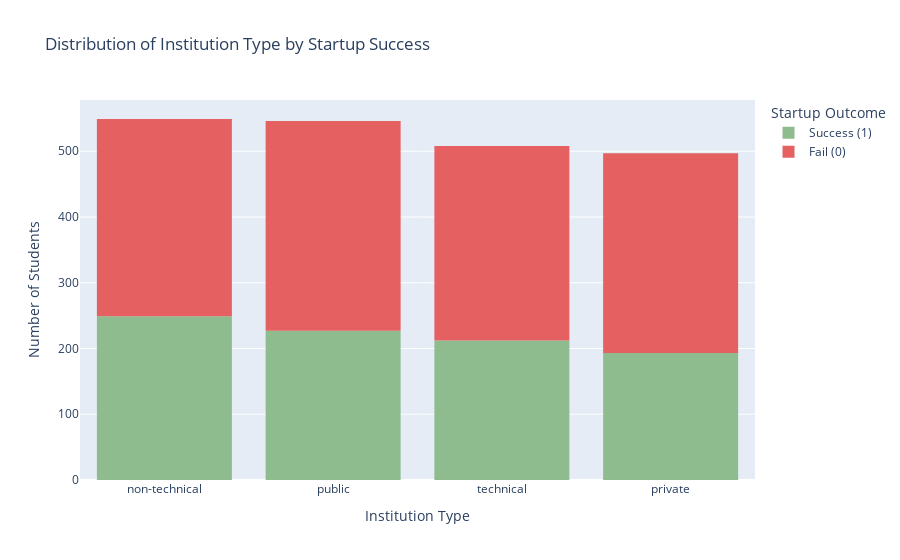

The code cell stored with this chart in its notebook:
### Markdown cell above
> **Summary:**  
About **42%** of student startups succeeded, while **58%** failed.  
This indicates a slightly higher proportion of unsuccessful ventures but still a fairly balanced distribution, suitable for building reliable classification models.

### Code cell
# Histogram showing the distribution of startup success across institution types
institute_type_success = pd.crosstab(df['institution_type'], df['success_label'], margins=True)
print(institute_type_success)

sorted_institution_types = df['institution_type'].value_counts().index

fig1 = px.histogram( df, x='institution_type', color='success_label',
                    title='Distribution of Institution Type by Startup Success',
                    labels={
                        'institution_type': 'Institution Type',
                        'success_label': 'Startup Outcome',
                        'count': 'Number of Students'
                    },
    color_discrete_map={
        0: '#e56060',   # red for fail
        1: '#8fbc8f'    # green for success
    },
    category_orders={'institution_type': sorted_institution_types}
)

fig1.for_each_trace(lambda t: t.update(
    name='Success (1)' if t.name == '1' else 'Fail (0)',
    legendgroup='Success (1)' if t.name == '1' else 'Fail (0)'
))

fig1.update_layout(
    xaxis_title="Institution Type",
    yaxis_title="Number of Students",
    legend_title="Startup Outcome"
)

fig1.show()

### Figure 1 — Plotly figure (JSON) as saved in the notebook; plotly's stock layout.template omitted (floating-point values rounded to 4 significant figures; data arrays with more than 128 entries replaced by an {"elided": "..."} marker saying what was removed)
{"data": [{"bingroup": "x", "hovertemplate": "Startup Outcome=1<br>Institution Type=%{x}<br>count=%{y}<extra></extra>", "legendgroup": "Success (1)", "marker": {"color": "#8fbc8f", "pattern": {"shape": ""}}, "name": "Success (1)", "orientation": "v", "showlegend": true, "type": "histogram", "x": {"elided": "881 str values"}, "xaxis": "x", "yaxis": "y"}, {"bingroup": "x", "hovertemplate": "Startup Outcome=0<br>Institution Type=%{x}<br>count=%{y}<extra></extra>", "legendgroup": "Fail (0)", "marker": {"color": "#e56060", "pattern": {"shape": ""}}, "name": "Fail (0)", "orientation": "v", "showlegend": true, "type": "histogram", "x": {"elided": "1219 str values"}, "xaxis": "x", "yaxis": "y"}], "layout": {"barmode": "relative", "legend": {"title": {"text": "Startup Outcome"}, "tracegroupgap": 0}, "title": {"text": "Distribution of Institution Type by Startup Success"}, "xaxis": {"anchor": "y", "categoryarray": ["non-technical", "public", "technical", "private"], "categoryorder": "array", "domain": [0, 1], "title": {"text": "Institution Type"}}, "yaxis": {"anchor": "x", "domain": [0, 1], "title": {"text": "Number of Students"}}}}
